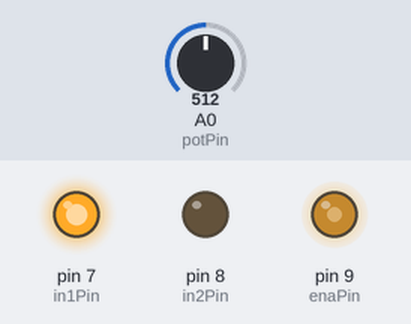
A sketch run on a simulated Arduino Uno, built with avr-gcc and run on an emulated ATmega328P. Shown: output pins drawn as LEDs (lit = HIGH). Inputs (shaded band) come from the test bench; at power-on: A0 (potPin) = 512.

Above: at 1.2 s.
1.3 s: A0 (potPin) set to 716
At 1.9 s:
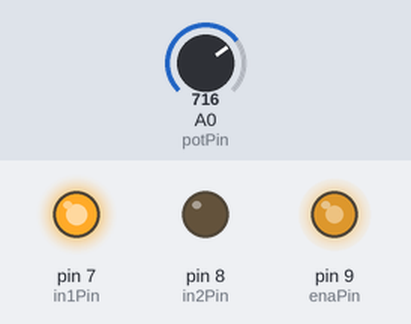
2.8 s: A0 (potPin) set to 900
At 3.3 s:
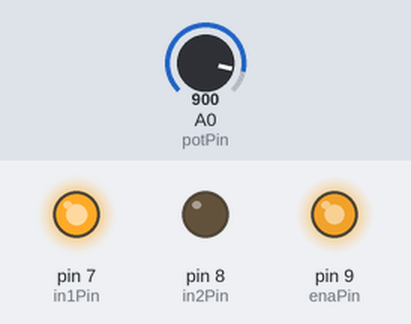
4.3 s: A0 (potPin) set to 122
At 5.4 s:
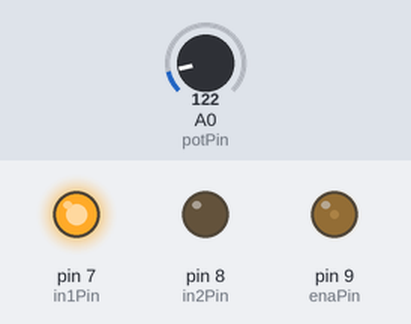
5.8 s: A0 (potPin) set to 0
At 6.8 s:
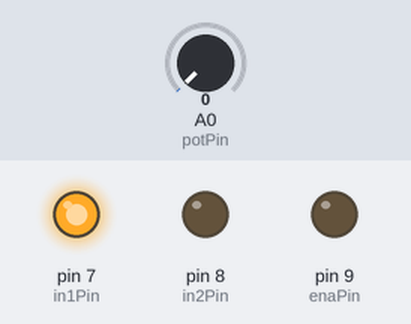
7.3 s: A0 (potPin) set to 511
At 7.8 s:
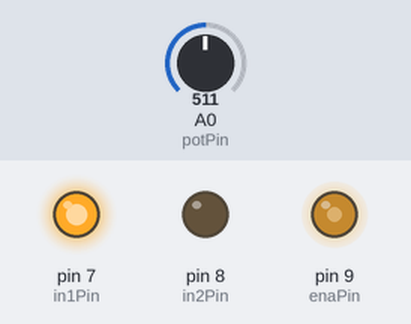
Timing chart, 0 to 9.8 s (numbered marks = the images above; inputs shaded):
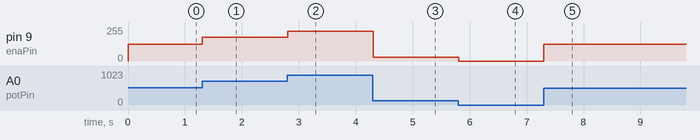

The sketch:

Vidration_Table.ino
```cpp
const int potPin = A0;
const int enaPin = 9;
const int in1Pin = 7;
const int in2Pin = 8;

void setup() {
  pinMode(enaPin, OUTPUT);
  pinMode(in1Pin, OUTPUT);
  pinMode(in2Pin, OUTPUT);
  digitalWrite(in1Pin, HIGH);
  digitalWrite(in2Pin, LOW);
}

void loop() {
  int potValue = analogRead(potPin);
  int pwmValue = map(potValue, 0, 1023, 0, 255);
  analogWrite(enaPin, pwmValue);
  delay(10);
}
```

Measured:
- after the input at 1.3 s, pin 9 (enaPin): 127/255 → 178/255 at once
- after the input at 2.8 s, pin 9 (enaPin): 178/255 → 224/255 at once
- after the input at 4.3 s, pin 9 (enaPin): 224/255 → 30/255 at once
- after the input at 5.8 s, pin 9 (enaPin): 30/255 → 0/255 at once
- after the input at 7.3 s, pin 9 (enaPin): 0/255 → 127/255 at once
